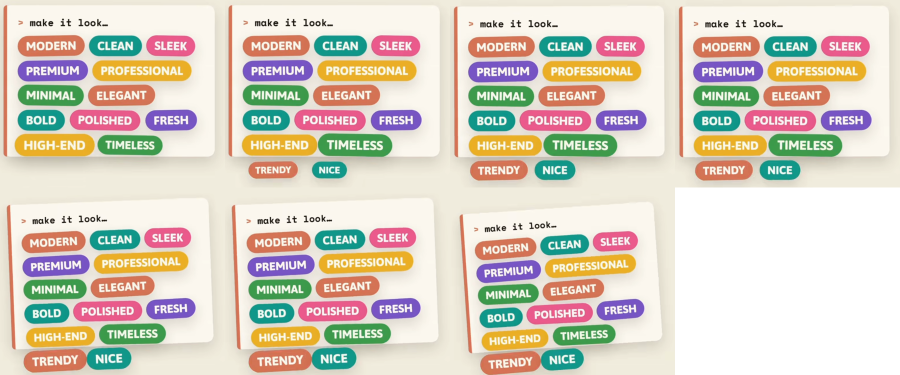
#> input picture .work/mov-note/seg-C/chk_chips.png, 1800 x 750 px, given in place of chk_crumple.png-0005.png, which was not available (shown at 1/2 size)
$ python substrip.py chk_chips.png 1.0 1.0 chk_crumple.png 5 5
#> lines starting #> are read from the running program, lines starting #| are printed output that depends on the picture; after the words box and inside, x2 and y2 are one past the last pixel; in counts of white or black regions, pixels touching at a corner belong together
import sys
from PIL import Image, ImageDraw, ImageFont
# args: out prefix start step fileprefix count
out, start, step, pref, n = sys.argv[1], float(sys.argv[2]), float(sys.argv[3]), sys.argv[4], int(sys.argv[5])
off=int(sys.argv[6]) if len(sys.argv)>6 else 0
box=(80,1070,1100,1224)
font=ImageFont.truetype('/System/Library/Fonts/Helvetica.ttc',22)
H=box[3]-box[1]; W=box[2]-box[0]
sheet=Image.new('RGB',(W+120,H*n),'white')
#> sheet: PIL image 1140x770 RGB; every value is 255
d=ImageDraw.Draw(sheet)
for k in range(n):
    i=off+k
    p=f"{pref}-{i:04d}.png"
    im=Image.open(p).crop(box)
#> im: PIL image 1020x154 RGB; every value is 0
    sheet.paste(im,(120,k*H)); d.text((4,k*H+30),f"{start+i*step:.2f}",fill='red',font=font)
#> after `sheet.paste(im, (120, k * H))`:
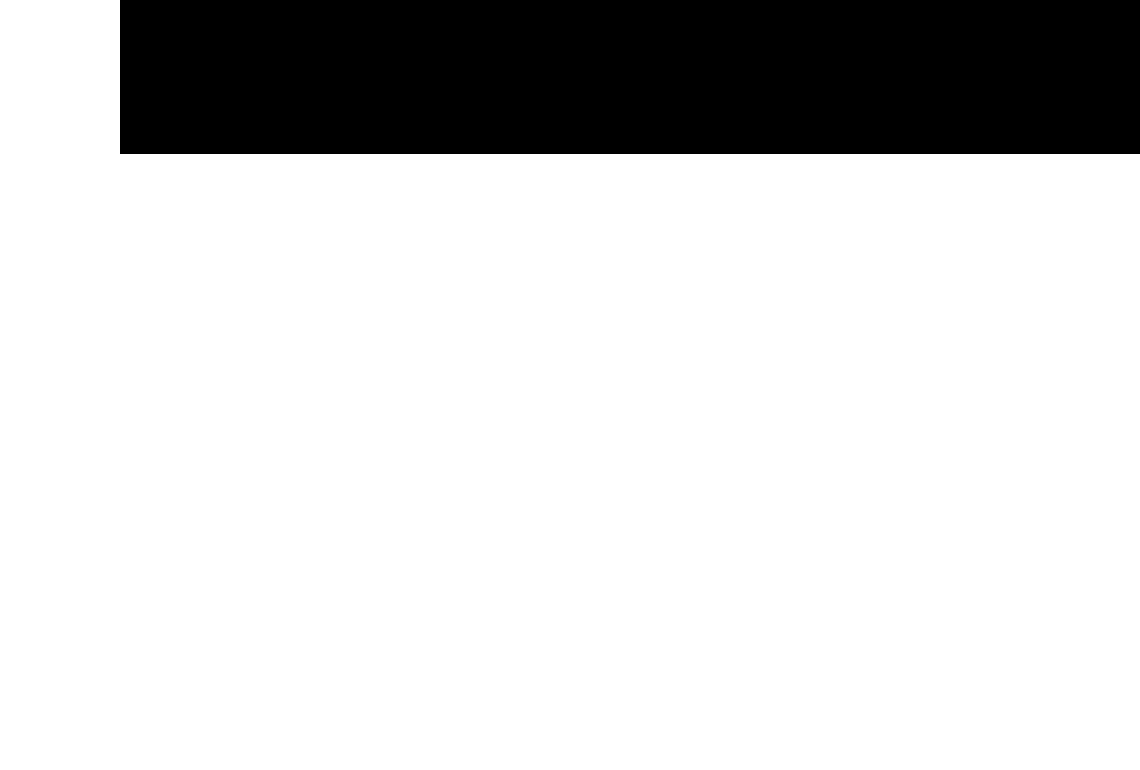
#> sheet: PIL image 1140x770 RGB; 82.1% white; 1 black region, box (x1, y1, x2, y2) and area: (120, 0, 1140, 154) 157080
#> pass 2 of the loop `for k in range(n):`:
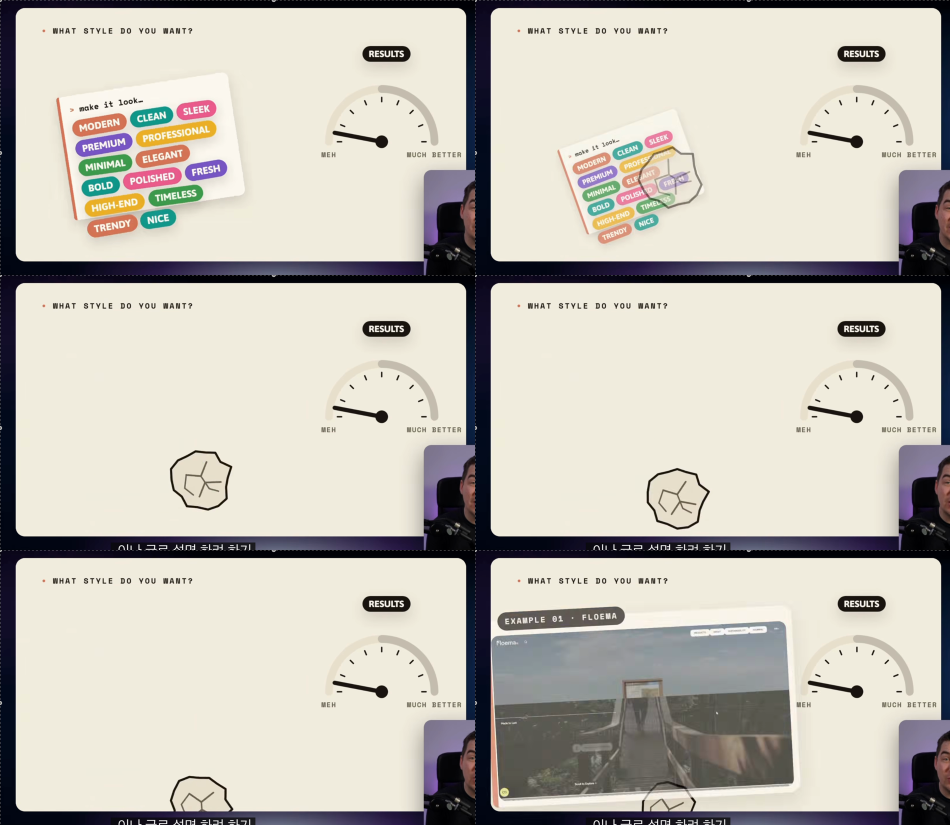
#> input picture .work/mov-note/seg-C/chk_crumple.png, 1900 x 1650 px, given in place of chk_crumple.png-0006.png, which was not available (shown at 1/2 size)
#> `im=Image.open(p).crop(box)`:
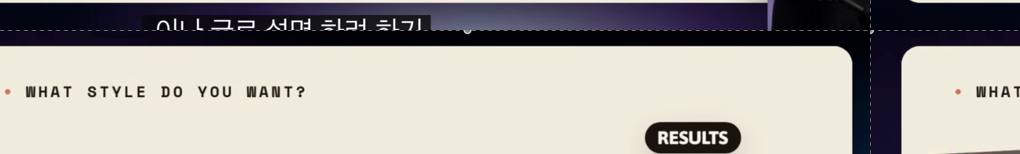
#> im: PIL image 1020x154 RGB; mean R, G, B 166.6, 163.2, 158.5
#> `sheet.paste(im, (120, k * H))`:
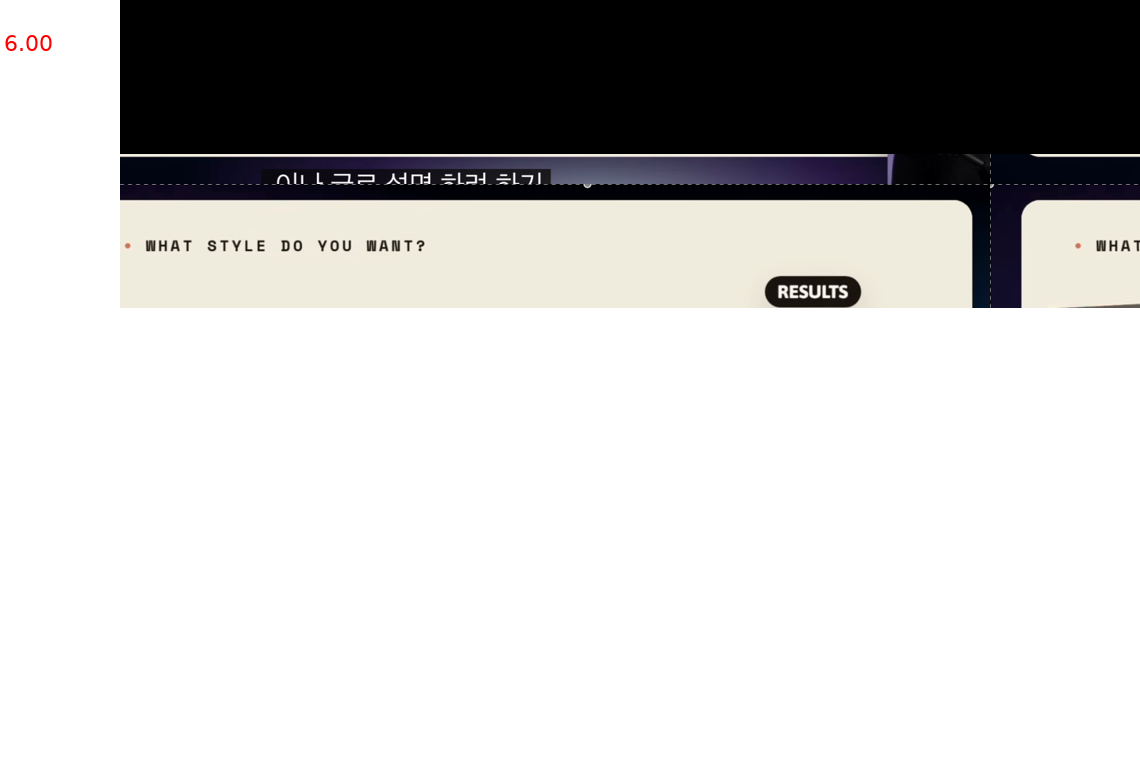
#> sheet: PIL image 1140x770 RGB; mean R, G, B 193.5, 192.9, 192
#> (the run stopped early here; a loop or call above may not have finished)
